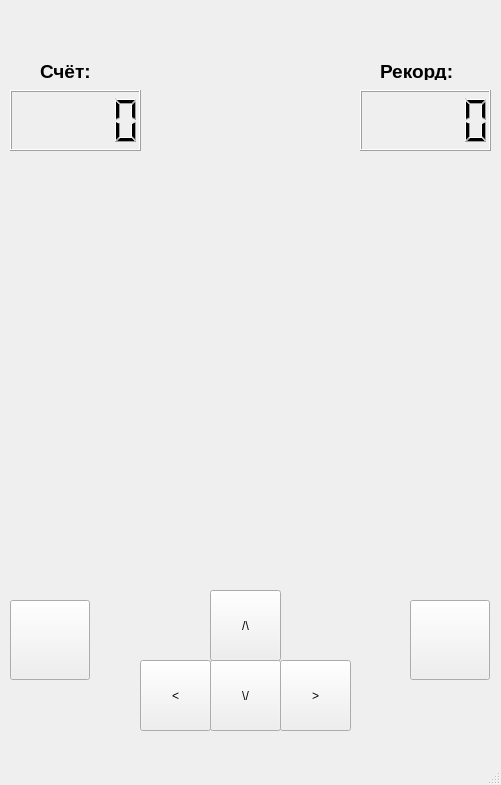
<?xml version="1.0" encoding="UTF-8"?>
<ui version="4.0">
 <class>MainWindow</class>
 <widget class="QMainWindow" name="MainWindow">
  <property name="geometry">
   <rect>
    <x>0</x>
    <y>0</y>
    <width>501</width>
    <height>785</height>
   </rect>
  </property>
  <property name="windowTitle">
   <string>MainWindow</string>
  </property>
  <widget class="QWidget" name="centralwidget">
   <widget class="QWidget" name="gridLayoutWidget">
    <property name="geometry">
     <rect>
      <x>40</x>
      <y>160</y>
      <width>421</width>
      <height>421</height>
     </rect>
    </property>
    <layout class="QGridLayout" name="gridLayout">
     <item row="1" column="1">
      <widget class="QLabel" name="l6">
       <property name="text">
        <string>&lt;html&gt;&lt;head/&gt;&lt;body&gt;&lt;p&gt;&lt;br/&gt;&lt;/p&gt;&lt;/body&gt;&lt;/html&gt;</string>
       </property>
      </widget>
     </item>
     <item row="3" column="3">
      <widget class="QLabel" name="l16">
       <property name="text">
        <string>&lt;html&gt;&lt;head/&gt;&lt;body&gt;&lt;p&gt;&lt;br/&gt;&lt;/p&gt;&lt;/body&gt;&lt;/html&gt;</string>
       </property>
      </widget>
     </item>
     <item row="2" column="1">
      <widget class="QLabel" name="l10">
       <property name="text">
        <string>&lt;html&gt;&lt;head/&gt;&lt;body&gt;&lt;p&gt;&lt;br/&gt;&lt;/p&gt;&lt;/body&gt;&lt;/html&gt;</string>
       </property>
      </widget>
     </item>
     <item row="1" column="2">
      <widget class="QLabel" name="l7">
       <property name="text">
        <string>&lt;html&gt;&lt;head/&gt;&lt;body&gt;&lt;p&gt;&lt;br/&gt;&lt;/p&gt;&lt;/body&gt;&lt;/html&gt;</string>
       </property>
      </widget>
     </item>
     <item row="0" column="2">
      <widget class="QLabel" name="l3">
       <property name="text">
        <string>&lt;html&gt;&lt;head/&gt;&lt;body&gt;&lt;p&gt;&lt;br/&gt;&lt;/p&gt;&lt;/body&gt;&lt;/html&gt;</string>
       </property>
      </widget>
     </item>
     <item row="2" column="2">
      <widget class="QLabel" name="l11">
       <property name="text">
        <string>&lt;html&gt;&lt;head/&gt;&lt;body&gt;&lt;p&gt;&lt;br/&gt;&lt;/p&gt;&lt;/body&gt;&lt;/html&gt;</string>
       </property>
      </widget>
     </item>
     <item row="1" column="3">
      <widget class="QLabel" name="l8">
       <property name="text">
        <string>&lt;html&gt;&lt;head/&gt;&lt;body&gt;&lt;p&gt;&lt;br/&gt;&lt;/p&gt;&lt;/body&gt;&lt;/html&gt;</string>
       </property>
      </widget>
     </item>
     <item row="2" column="3">
      <widget class="QLabel" name="l12">
       <property name="text">
        <string>&lt;html&gt;&lt;head/&gt;&lt;body&gt;&lt;p&gt;&lt;br/&gt;&lt;/p&gt;&lt;/body&gt;&lt;/html&gt;</string>
       </property>
      </widget>
     </item>
     <item row="2" column="0">
      <widget class="QLabel" name="l9">
       <property name="text">
        <string>&lt;html&gt;&lt;head/&gt;&lt;body&gt;&lt;p&gt;&lt;br/&gt;&lt;/p&gt;&lt;/body&gt;&lt;/html&gt;</string>
       </property>
      </widget>
     </item>
     <item row="3" column="0">
      <widget class="QLabel" name="l13">
       <property name="text">
        <string>&lt;html&gt;&lt;head/&gt;&lt;body&gt;&lt;p&gt;&lt;br/&gt;&lt;/p&gt;&lt;/body&gt;&lt;/html&gt;</string>
       </property>
      </widget>
     </item>
     <item row="3" column="2">
      <widget class="QLabel" name="l15">
       <property name="text">
        <string>&lt;html&gt;&lt;head/&gt;&lt;body&gt;&lt;p&gt;&lt;br/&gt;&lt;/p&gt;&lt;/body&gt;&lt;/html&gt;</string>
       </property>
      </widget>
     </item>
     <item row="1" column="0">
      <widget class="QLabel" name="l5">
       <property name="text">
        <string>&lt;html&gt;&lt;head/&gt;&lt;body&gt;&lt;p&gt;&lt;br/&gt;&lt;/p&gt;&lt;/body&gt;&lt;/html&gt;</string>
       </property>
      </widget>
     </item>
     <item row="0" column="0">
      <widget class="QLabel" name="l1">
       <property name="text">
        <string>&lt;html&gt;&lt;head/&gt;&lt;body&gt;&lt;p&gt;&lt;br/&gt;&lt;/p&gt;&lt;/body&gt;&lt;/html&gt;</string>
       </property>
      </widget>
     </item>
     <item row="3" column="1">
      <widget class="QLabel" name="l14">
       <property name="text">
        <string>&lt;html&gt;&lt;head/&gt;&lt;body&gt;&lt;p&gt;&lt;br/&gt;&lt;/p&gt;&lt;/body&gt;&lt;/html&gt;</string>
       </property>
      </widget>
     </item>
     <item row="0" column="1">
      <widget class="QLabel" name="l2">
       <property name="text">
        <string>&lt;html&gt;&lt;head/&gt;&lt;body&gt;&lt;p&gt;&lt;br/&gt;&lt;/p&gt;&lt;/body&gt;&lt;/html&gt;</string>
       </property>
      </widget>
     </item>
     <item row="0" column="3">
      <widget class="QLabel" name="l4">
       <property name="text">
        <string>&lt;html&gt;&lt;head/&gt;&lt;body&gt;&lt;p&gt;&lt;br/&gt;&lt;/p&gt;&lt;/body&gt;&lt;/html&gt;</string>
       </property>
      </widget>
     </item>
    </layout>
   </widget>
   <widget class="QLCDNumber" name="lcd_score">
    <property name="geometry">
     <rect>
      <x>10</x>
      <y>90</y>
      <width>131</width>
      <height>61</height>
     </rect>
    </property>
   </widget>
   <widget class="QLCDNumber" name="lcd_record">
    <property name="geometry">
     <rect>
      <x>360</x>
      <y>90</y>
      <width>131</width>
      <height>61</height>
     </rect>
    </property>
   </widget>
   <widget class="QPushButton" name="btn_up">
    <property name="geometry">
     <rect>
      <x>210</x>
      <y>590</y>
      <width>71</width>
      <height>71</height>
     </rect>
    </property>
    <property name="text">
     <string>/\</string>
    </property>
   </widget>
   <widget class="QPushButton" name="btn_left">
    <property name="geometry">
     <rect>
      <x>140</x>
      <y>660</y>
      <width>71</width>
      <height>71</height>
     </rect>
    </property>
    <property name="text">
     <string>&lt;</string>
    </property>
   </widget>
   <widget class="QPushButton" name="btn_right">
    <property name="geometry">
     <rect>
      <x>280</x>
      <y>660</y>
      <width>71</width>
      <height>71</height>
     </rect>
    </property>
    <property name="text">
     <string>&gt;</string>
    </property>
   </widget>
   <widget class="QPushButton" name="btn_down">
    <property name="geometry">
     <rect>
      <x>210</x>
      <y>660</y>
      <width>71</width>
      <height>71</height>
     </rect>
    </property>
    <property name="text">
     <string>\/</string>
    </property>
   </widget>
   <widget class="QLabel" name="lname">
    <property name="geometry">
     <rect>
      <x>50</x>
      <y>0</y>
      <width>400</width>
      <height>30</height>
     </rect>
    </property>
    <property name="text">
     <string>&lt;html&gt;&lt;head/&gt;&lt;body&gt;&lt;p&gt;&lt;br/&gt;&lt;/p&gt;&lt;/body&gt;&lt;/html&gt;</string>
    </property>
   </widget>
   <widget class="QLabel" name="label_18">
    <property name="geometry">
     <rect>
      <x>40</x>
      <y>60</y>
      <width>61</width>
      <height>20</height>
     </rect>
    </property>
    <property name="text">
     <string>&lt;html&gt;&lt;head/&gt;&lt;body&gt;&lt;p&gt;&lt;span style=&quot; font-size:14pt; font-weight:600;&quot;&gt;Счёт:&lt;/span&gt;&lt;/p&gt;&lt;/body&gt;&lt;/html&gt;</string>
    </property>
   </widget>
   <widget class="QLabel" name="label_19">
    <property name="geometry">
     <rect>
      <x>380</x>
      <y>60</y>
      <width>101</width>
      <height>20</height>
     </rect>
    </property>
    <property name="text">
     <string>&lt;html&gt;&lt;head/&gt;&lt;body&gt;&lt;p&gt;&lt;span style=&quot; font-size:14pt; font-weight:600;&quot;&gt;Рекорд:&lt;/span&gt;&lt;/p&gt;&lt;/body&gt;&lt;/html&gt;</string>
    </property>
   </widget>
   <widget class="QPushButton" name="btn_rest">
    <property name="geometry">
     <rect>
      <x>410</x>
      <y>600</y>
      <width>80</width>
      <height>80</height>
     </rect>
    </property>
    <property name="text">
     <string/>
    </property>
   </widget>
   <widget class="QPushButton" name="btn_rest_2">
    <property name="geometry">
     <rect>
      <x>10</x>
      <y>600</y>
      <width>80</width>
      <height>80</height>
     </rect>
    </property>
    <property name="text">
     <string/>
    </property>
   </widget>
  </widget>
  <widget class="QMenuBar" name="menubar">
   <property name="geometry">
    <rect>
     <x>0</x>
     <y>0</y>
     <width>501</width>
     <height>21</height>
    </rect>
   </property>
  </widget>
  <widget class="QStatusBar" name="statusbar"/>
 </widget>
 <resources/>
 <connections/>
</ui>
